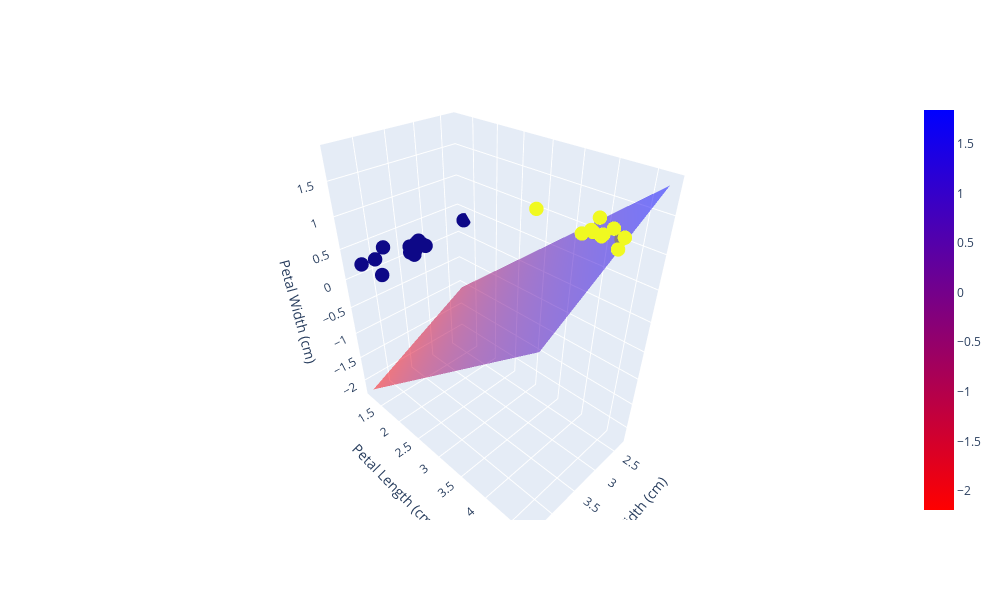

Notebook code cell kept with this figure:
### Markdown cell above
## 9. Hyperplane Test Data Visualization

### Code cell
x_grid, y_grid = np.meshgrid(np.linspace(X_test[:, 0].min(), X_test[:, 0].max(), 100),
                             np.linspace(X_test[:, 1].min(), X_test[:, 1].max(), 100))
z_grid = np.zeros_like(x_grid)


for i in range(len(x_grid)):
    for j in range(len(y_grid)):
        z_grid[i, j] = model.decision_function([[x_grid[i, j], y_grid[i, j], 0]])


fig = go.Figure()


fig.add_trace(go.Scatter3d(x=X_test[:, 0], y=X_test[:, 1], z=X_test[:, 2], mode='markers',
                           marker=dict(size=5, color=y_test), name='Dados de Treinamento'))


fig.add_trace(go.Surface(z=z_grid, x=x_grid, y=y_grid, opacity=0.5, colorscale='Bluered_r'))

fig.update_layout(scene=dict(xaxis_title='Sepal Width (cm)',
                             yaxis_title='Petal Length (cm)',
                             zaxis_title='Petal Width (cm)'))

fig.update_layout(width=1000, height=600)

fig.show()

### Figure 1 — Plotly figure (JSON) as saved in the notebook; plotly's stock layout.template omitted (floating-point values rounded to 4 significant figures; data arrays with more than 128 entries replaced by an {"elided": "..."} marker saying what was removed)
{"data": [{"marker": {"color": [0, 0, 0, 0, 0, 1, 1, 0, 1, 0, 0, 1, 0, 0, 0, 1, 1, 0, 1, 1, 0, 1, 1, 0, 1], "size": 5}, "mode": "markers", "name": "Dados de Treinamento", "type": "scatter3d", "x": [3.9, 3.4, 4.4, 4, 3.2, 3.2, 2.9, 3.5, 3, 4.1, 3.5, 3, 3.5, 3.4, 2.3, 3.4, 2.5, 3.4, 2.5, 3.1, 3.2, 3.2, 2.5, 3.2, 2.8], "y": [1.3, 1.4, 1.5, 1.2, 1.4, 4.5, 4.3, 1.4, 4.5, 1.5, 1.5, 4.1, 1.4, 1.5, 1.3, 4.5, 3, 1.4, 4, 4.7, 1.2, 4.7, 3.9, 1.3, 4.5], "z": [0.4, 0.2, 0.4, 0.2, 0.2, 1.5, 1.3, 0.3, 1.5, 0.1, 0.2, 1.3, 0.2, 0.4, 0.3, 1.6, 1.1, 0.3, 1.3, 1.5, 0.2, 1.4, 1.1, 0.2, 1.3]}, {"colorscale": [[0, "rgb(255,0,0)"], [1, "rgb(0,0,255)"]], "opacity": 0.5, "type": "surface", "x": {"elided": "100x100 float values"}, "y": {"elided": "100x100 float values"}, "z": {"elided": "100x100 float values"}}], "layout": {"height": 600, "scene": {"xaxis": {"title": {"text": "Sepal Width (cm)"}}, "yaxis": {"title": {"text": "Petal Length (cm)"}}, "zaxis": {"title": {"text": "Petal Width (cm)"}}}, "width": 1000}}
